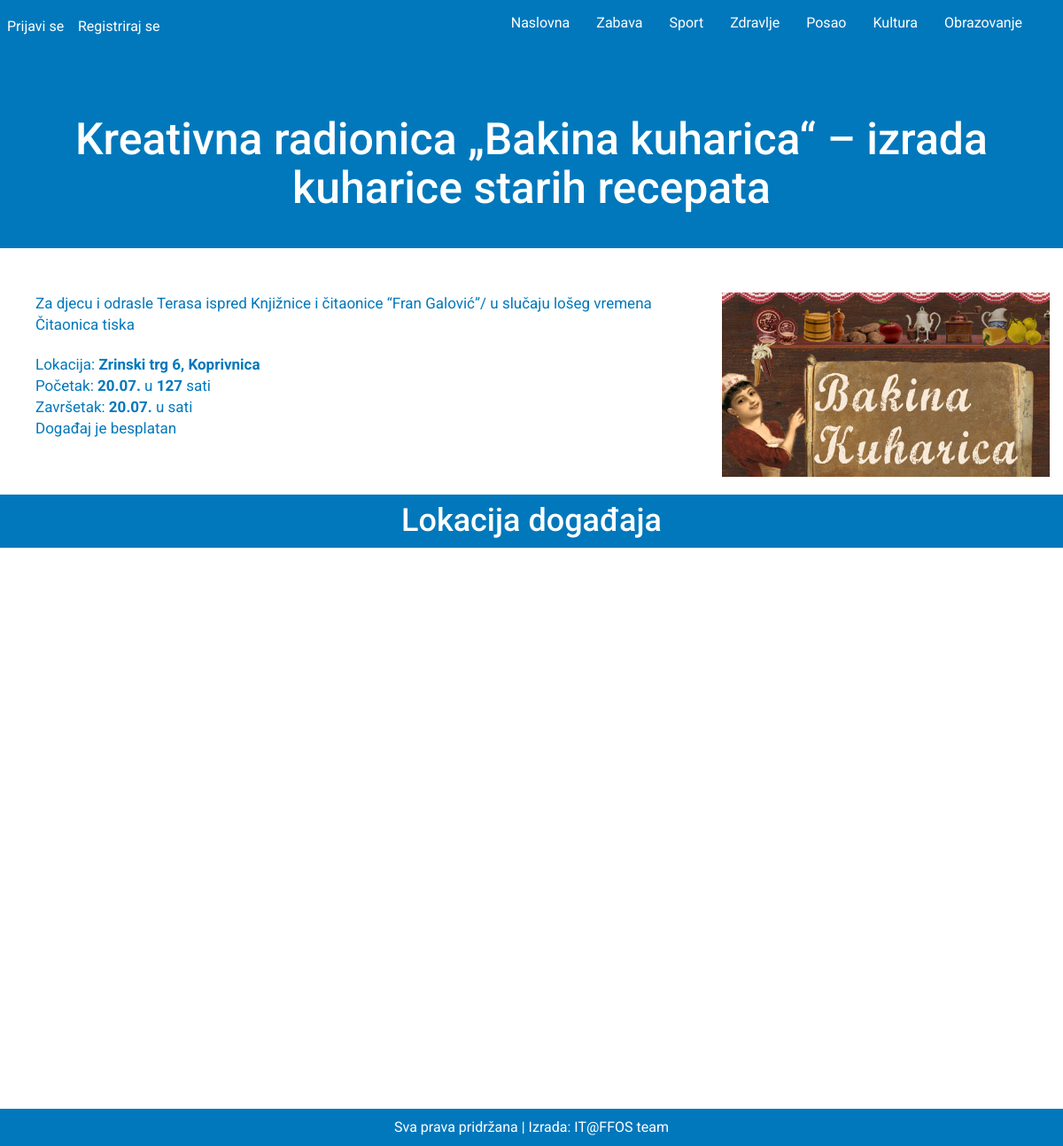
/singlePost.php?id=10, run on an earlier commit of the app's database.
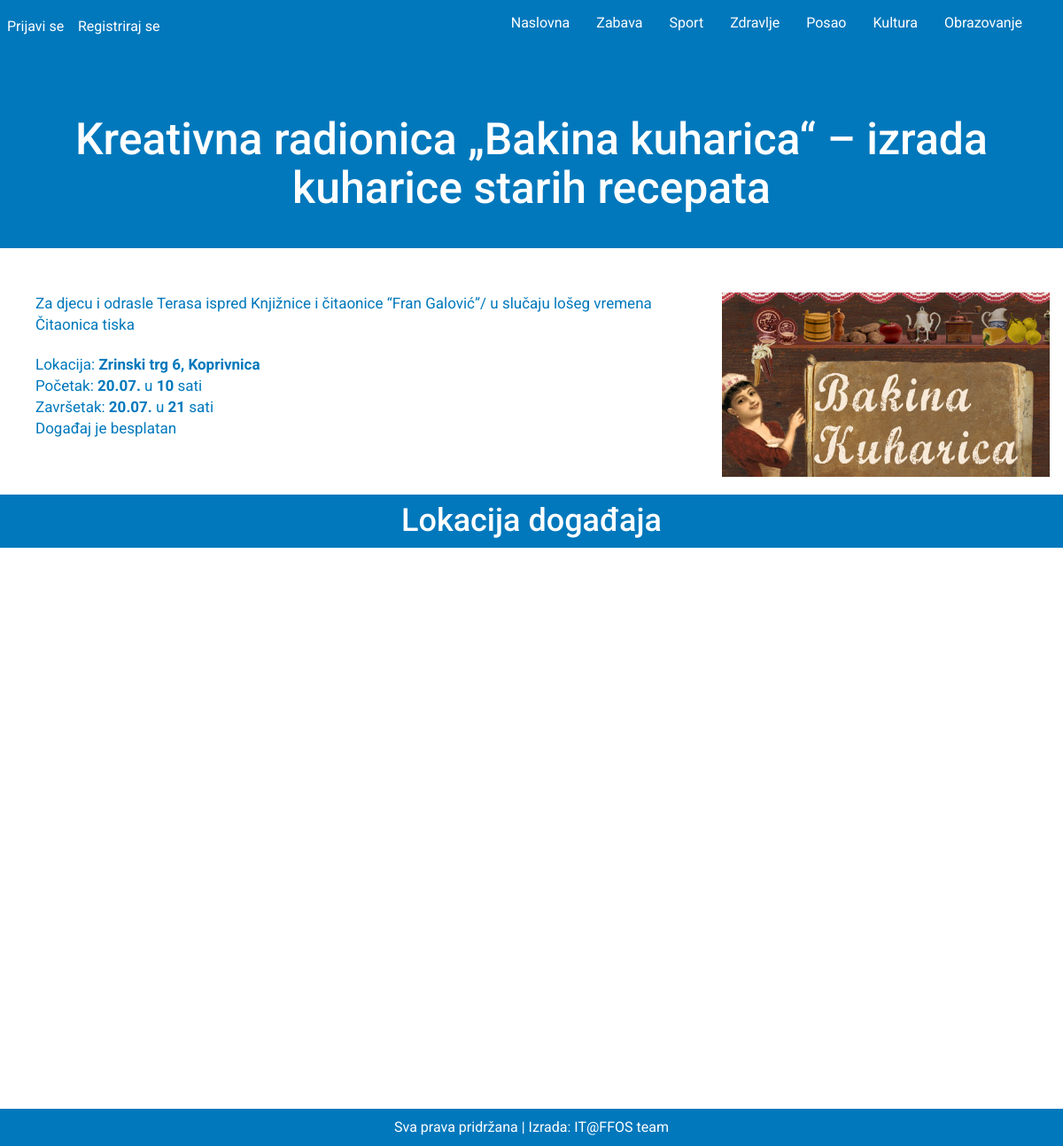
And on a later commit of the database.
### tables this page shows
CREATE TABLE `event` (
  `id` int(11) NOT NULL,
  `name` varchar(250) NOT NULL,
  `location` varchar(250) NOT NULL,
  `description` text NOT NULL,
  `start_day` varchar(250) NOT NULL,
  `start_month` varchar(250) NOT NULL,
  `start_year` varchar(250) NOT NULL,
  `start_time` tinyint(4) DEFAULT NULL,
  `finish_day` varchar(250) NOT NULL,
  `finish_month` varchar(250) NOT NULL,
  `finish_year` varchar(250) NOT NULL,
  `finish_time` tinyint(4) DEFAULT NULL,
  `organizer` varchar(250) DEFAULT NULL,
  `price` decimal(10,0) DEFAULT NULL,
  `category` varchar(250) NOT NULL,
  `pic_extension` varchar(250) DEFAULT NULL,
  `url` text
);

### konfiguracija.php (called while the page is built, shortened)
<?php
$put="/koprivnica/";

### singlePost.php (the view, shortened to what this page needs)
<?php include 'konfiguracija.php';?>
<?php
$event = $veza->prepare("select * from event where id=:id");
$event->bindParam(":id", $_GET["id"]);
$event->execute();
$singleEvent = $event->fetch(PDO::FETCH_OBJ);
?>
<?php include_once "header.php"; ?>
<div class="single_post" style="text-align: center;">
	<h1><?php echo $singleEvent->name;?></h1>
</div>
<div class="row single_post_content">
	<div class="col-md-8 single_post_description">
		<?php echo $singleEvent->description;?>
	<br/>
	<div class="single_post_location">Lokacija: <strong><?php echo $singleEvent->location;?></strong></div>
	<div class="single_post_day">Početak: <strong><?php echo $singleEvent->start_day . "." . $singleEvent->start_month . ".</strong> u <strong>" . $singleEvent->start_time . "</strong>  sati<br />Završetak: <strong>" . $singleEvent->finish_day . "." . $singleEvent->finish_month . ".</strong> u <strong>" . $singleEvent->finish_time;?></strong> sati</div>
		<?php if (!empty($singleEvent->price)) {
		?>
		    <p>Cijena događaja: <strong><?php echo $singleEvent->price;?> </strong></p>
		<?php
		} else { echo "Događaj je besplatan";}; ?>
</div>
	<div class="col-md-4">
	<?php if(isset($singleEvent->pic_extension)):?>
		<img src="<?php echo $put;?>images/<?php echo $singleEvent->pic_extension;?>" alt="Slika vijesti" class="img-responsive post_image" />
		<?php else:?>
		<img src="images/placeholder.png" />
	<?php endif;?>
	</div>
</div>
<div class="row" id="location">
	<h1 class="single_post_location_title"> Lokacija događaja </h1>
</div>
	<div id="mapwrap" style="width: 75%; height: 75%;">
		<div id="map"></div>
	</div>
	<br/>
<?php include_once "footer.php"; ?>

### header.php (shortened to what this page needs)
<!DOCTYPE html>
<html>
<head>
    <link href='<?php echo $put;?>css/bootstrap.min.css' rel='stylesheet' type='text/css'>
    <link href='<?php echo $put;?>css/style.css' rel='stylesheet' type='text/css'>
    <link rel="stylesheet" href="http://cdnjs.cloudflare.com/ajax/libs/font-awesome/4.4.0/css/font-awesome.min.css">
</head>
<body>
<?php if(!isset($_SESSION["userData"])):?>
<div class="login_button">
  <button data-toggle="modal" data-target="#myModal">Prijavi se</button>
</div>
<div class="register_button">
  <button data-toggle="modal" data-target="#myModal1">Registriraj se</button>
</div>
<?php endif;?>
<nav class="navbar navbar-default">
  <div class="container-fluid">
    <div class="collapse navbar-collapse" id="bs-example-navbar-collapse-1">
      <ul class="nav navbar-nav">
        <li><a href="index.php">Naslovna</a></li>
        <li><a href="singleCategory.php?cat=Zabava">Zabava</a></li>
      	<li><a href="singleCategory.php?cat=Sport">Sport</a></li>
        <li><a href="singleCategory.php?cat=Zdravlje">Zdravlje</a></li>
        <li><a href="singleCategory.php?cat=Posao">Posao</a></li>
        <li><a href="singleCategory.php?cat=Kultura">Kultura</a></li>
        <li><a href="singleCategory.php?cat=Obrazovanje">Obrazovanje</a></li>
      </ul>
    </div>
  </div>
</nav>

### footer.php (shortened to what this page needs)
<div class="footer">
	<div class="prava">
	Sva prava pridržana | Izrada: IT@FFOS team
	</div>
</div>
</body>

### css/style.css (style rules this page uses)
html { width: 100%; height: 100%; }
body { font-family: 'Roboto', sans-serif; width: 100%; height: 100%; font-size: 16px; }
.navbar { background-color: transparent; border-color: transparent; position: absolute; right: 0; z-index: 9999; }
.navbar-default .navbar-nav>li>a, .navbar-default .navbar-nav>li>a:hover { color: #fff; }
.navbar-nav>li>a { padding-bottom: 0; }
.navbar-default .navbar-nav>li a::after, .register_button button::after, .login_button button::after { content: ''; display: block; width: 0; height: 2px; background: #fff; transition: width .3s; }
.row { margin: 0; }
.post_image { width: 100%; }
.prava { text-align: center; background-color: #0178BC; color: #fff; padding: 10px; }
.login_button { position: absolute; z-index: 9999; top: 16px; }
.login_button button { color: #fff; border-color: transparent; background-color: transparent; }
.register_button { position: absolute; z-index: 9999; top: 16px; left: 80px; }
.register_button button { color: #fff; border-color: transparent; background-color: transparent; }
.single_post { width: 100%; height: 280px; background-color: #0178BC; color: #fff; }
.single_post h1 { text-align: center; font-size: 50px; padding-top: 130px; margin-top: 0; }
.single_post_content { margin-top: 50px; }
.single_post_content img { width: 100%; height: auto; }
.single_post_description { padding-left: 40px; color: #0178BC; font-size: 17px; }
.single_post_location { margin-top: 20px; }
.single_post_location_title { text-align: center; background-color: #0178BC; color: #fff; padding: 10px; }
#map { width: 100%; height: 100%; left: 16%; }
.single_post_content img { object-fit: cover; }

What changed in the data, as far as the page shows it:
changed event "Kreativna radionica „Bakina kuharica“ – izrada kuharice starih recepata": start_time "127" → "10"; finish_time (not shown) → "21"
